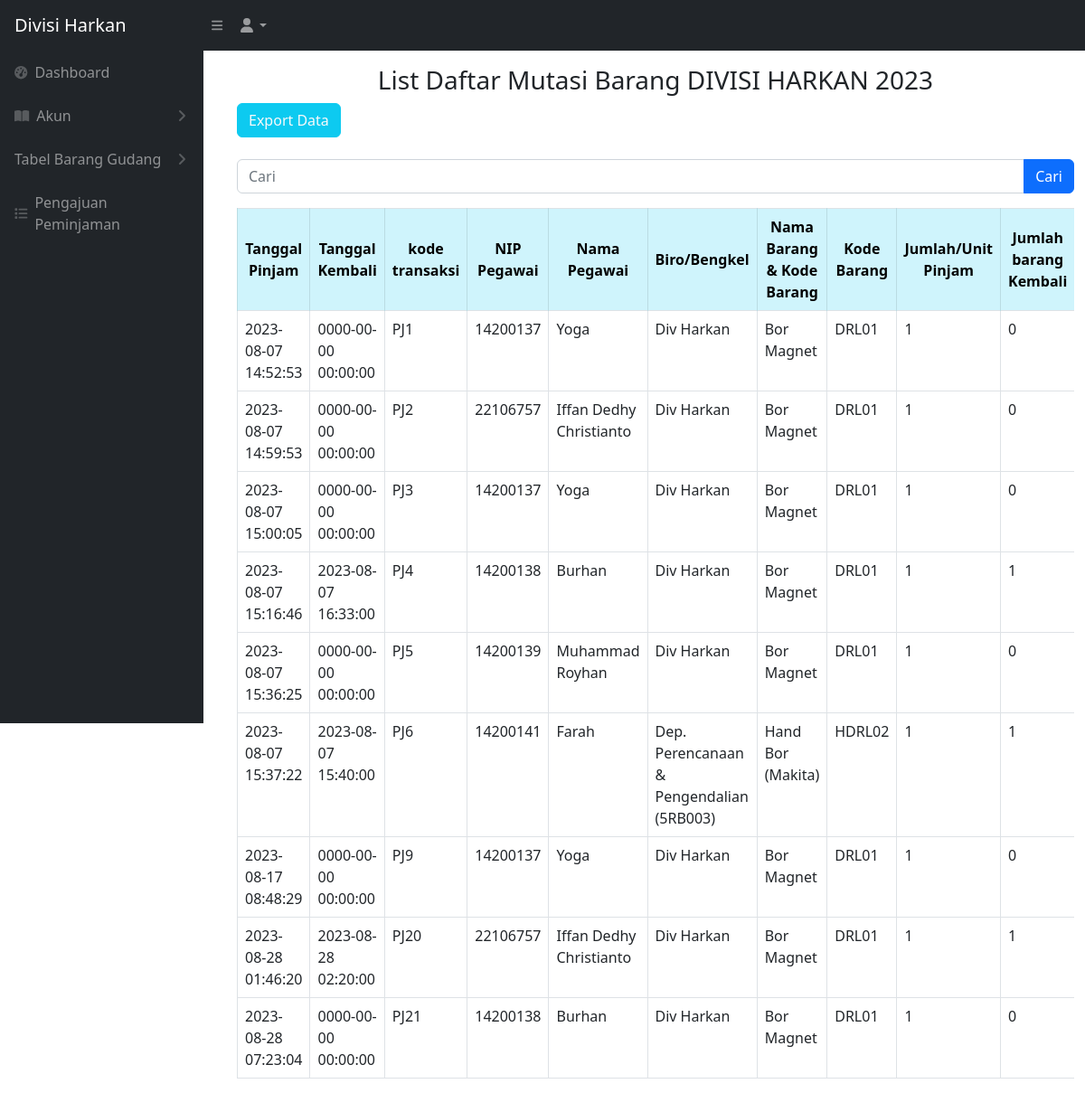
/mutasibarang.php (signed in), run on an earlier commit of the app's database.
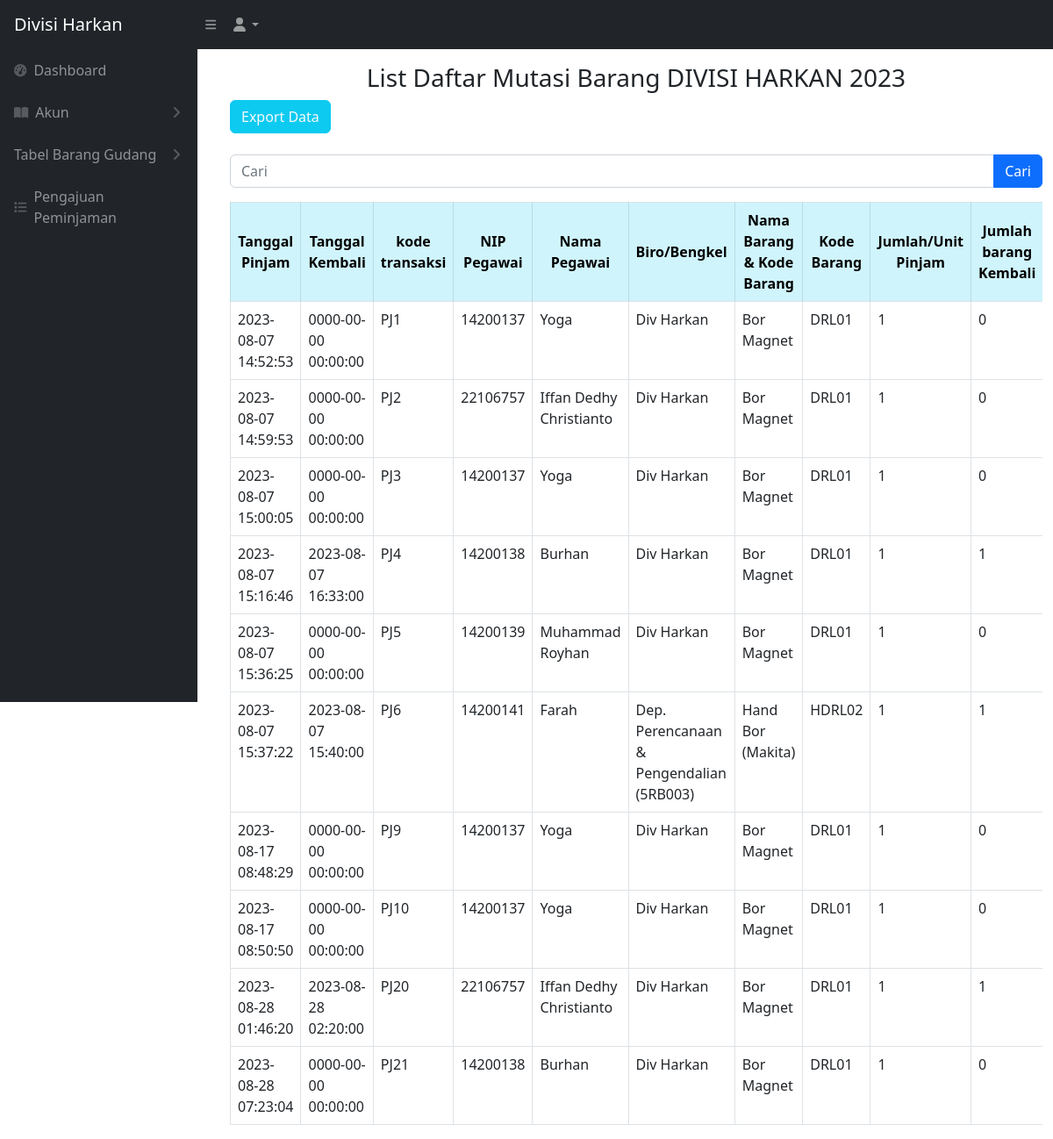
And on a later commit of the database.
### tables this page shows
CREATE TABLE `keluar_masuk_barang` (
  `idtransaksi` int(11) NOT NULL,
  `kodetransaksi` varchar(200) NOT NULL,
  `tanggal` timestamp NOT NULL DEFAULT current_timestamp(),
  `tanggalkembali` timestamp NOT NULL DEFAULT current_timestamp(),
  `nip` varchar(512) NOT NULL,
  `namabarang` varchar(200) NOT NULL,
  `kodebarang` varchar(200) NOT NULL,
  `jumlahpinjam` int(11) NOT NULL,
  `jumlahkembali` int(11) NOT NULL,
  `jumlahrusak` int(11) NOT NULL,
  `lokasi` varchar(500) NOT NULL,
  `lokasi_kembali` varchar(256) NOT NULL,
  `isApproved` int(11) NOT NULL,
  `status` varchar(200) NOT NULL
);

CREATE TABLE `users` (
  `id_user` int(11) NOT NULL,
  `nip_user` varchar(512) NOT NULL,
  `nama_user` varchar(512) NOT NULL,
  `password_user` varchar(512) NOT NULL,
  `divisi_id` int(11) NOT NULL,
  `role_id` int(11) NOT NULL
);

CREATE TABLE `divisi` (
  `iddivisi` int(11) NOT NULL,
  `namadivisi` varchar(200) NOT NULL
);

### mutasibarang.php (the view, shortened to what the changed rows need)
<?php
require 'controller/koneksi.php';
$searchTerm = isset($_GET['cari']) ? $_GET['cari'] : '';
?>
<!DOCTYPE html>
<html lang="en">
<head>
    <link href="css/styles.css" rel="stylesheet" />
</head>
<body>
    <br>
    <br>
    <main id="main-content" class="<?= isset($_GET['sidebarClosed']) ? '' : 'main-with-sidebar' ?>">
        <div class="container -fluid">
            <br>
            <br>
            <div class="card-body">
                <div class="table table-responsive">
                    <table class="table table-bordered" id="dataTable" width="100" cellspacing="0">
                        <thead>
                            <tr>
                                <th class="table-info text-center align-middle">Tanggal Pinjam</th>
                                <th class="table-info text-center align-middle">Tanggal Kembali</th>
                                <th class="table-info text-center align-middle">kode transaksi</th>
                                <th class="table-info text-center align-middle">NIP Pegawai</th>
                                <th class="table-info text-center align-middle">Nama Pegawai</th>
                                <th class="table-info text-center align-middle">Biro/Bengkel</th>
                                <th class="table-info text-center align-middle">Nama Barang & Kode Barang</th>
                                <th class="table-info text-center align-middle">Kode Barang </th>
                                <th class="table-info text-center align-middle">Jumlah/Unit Pinjam</th>
                                <th class="table-info text-center align-middle">Jumlah barang Kembali</th>
                            </tr>
                        </thead>
                        <tbody>
                            <?php
                            if (!empty($searchTerm)) {
                                $searchResults = searchMutasiBarang($conn, $searchTerm);
                                while ($data = mysqli_fetch_array($searchResults)) {
                                    $tanggalpinjam = $data['tanggal'];
                                    $tanggalkembali = $data['tanggalkembali'];
                                    $kodetransaksi = $data['kodetransaksi'];
                                    $nip = $data['nip'];
                                    $namabarang = $data['namabarang'];
                                    $kodebarang = $data['kodebarang'];
                                    $jumlahpinjam = $data['jumlahpinjam'];
                                    $jumlahkembali = $data['jumlahkembali'];
                                    $jumlahrusak = $data['jumlahrusak'];
                                    $lokasi = $data['lokasi'];
                                    $lokasikembali = $data['lokasi_kembali'];
                                    $status = $data['status'];
                                    $tanggalKembaliNull = "0000-00-00 00:00:00";
                                    $query_pegawai = "SELECT users.nama_user
                        FROM users
                        WHERE users.nip_user = '$nip'";
                                    $result_pegawai = mysqli_query($conn, $query_pegawai);
                                    $namapegawai = "-";
                                    if ($result_pegawai) {
                                        $row_pegawai = mysqli_fetch_assoc($result_pegawai);
                                        $namapegawai = $row_pegawai['nama_user'];
                                    }
                                    $query_divisi = "SELECT divisi.namadivisi
                        FROM users
                        INNER JOIN divisi ON users.divisi_id = divisi.iddivisi
                        WHERE users.nip_user = '$nip'";
                                    $result_divisi = mysqli_query($conn, $query_divisi);
                                    $namadivisi = "-";
                                    if ($result_divisi) {
                                        $row_divisi = mysqli_fetch_assoc($result_divisi);
                                        $namadivisi = $row_divisi['namadivisi'];
                                    }
                                    echo '<tr class="centered-cell">';
                                    echo '<td class="centered-cell">' . $tanggalpinjam . '</td>';
                                    echo '<td class="centered-cell">' . $tanggalkembali . '</td>';
                                    echo '<td class="centered-cell">' . $kodetransaksi . '</td>';
                                    echo '<td class="centered-cell">' . $nip . '</td>';
                                    echo '<td class="centered-cell">' . $namapegawai . '</td>';
                                    echo '<td class="centered-cell">' . $namadivisi . '</td>';
                                    echo '<td class="centered-cell">' . $namabarang . '</td>';
                                    echo '<td class="centered-cell">' . $kodebarang . '</td>';
                                    echo '<td class="centered-cell">' . $jumlahpinjam . '</td>';
                                    echo '<td class="centered-cell">' . $jumlahkembali . '</td>';
                                    echo '<td class="centered-cell">' . $jumlahrusak . '</td>';
                                    echo '<td class="centered-cell">' . $lokasi . '</td>';
                                    echo '<td class="centered-cell">' . $lokasikembali . '</td>';
                                    echo '<td class="centered-cell">';
                                    if ($tanggalkembali === $tanggalKembaliNull) {
                                        echo '<span class="badge text-bg-danger">Belum kembali</span>';
                                    } else if ($jumlahrusak > 0) {
                                        echo '<span class="badge text-bg-warning">Barang rusak/kurang lengkap</span>';
                                    } else {
                                        echo '<span class="badge text-bg-success">Sudah kembali</span>';
                                    }
                                    echo '</td>';
                                    echo '</tr>';
                                }
                            } else {
                                $ambilsemuadatastock = mysqli_query($conn, "SELECT * FROM keluar_masuk_barang WHERE isApproved = 1");
                                while ($data = mysqli_fetch_array($ambilsemuadatastock)) {
                                    $tanggalpinjam = $data['tanggal'];
                                    $tanggalkembali = $data['tanggalkembali'];
                                    $kodetransaksi = $data['kodetransaksi'];
                                    $nip = $data['nip'];
                                    $namabarang = $data['namabarang'];
                                    $kodebarang = $data['kodebarang'];
                                    $jumlahpinjam = $data['jumlahpinjam'];
                                    $jumlahkembali = $data['jumlahkembali'];
                                    $query_pegawai = "SELECT users.nama_user
                        FROM users
                        WHERE users.nip_user = '$nip'";
                                    $result_pegawai = mysqli_query($conn, $query_pegawai);
                                    $namapegawai = "-";
                                    if ($result_pegawai) {
                                        $row_pegawai = mysqli_fetch_assoc($result_pegawai);
                                        $namapegawai = $row_pegawai['nama_user'];
                                    }
                                    $query_divisi = "SELECT divisi.namadivisi
                        FROM users
                        INNER JOIN divisi ON users.divisi_id = divisi.iddivisi
                        WHERE users.nip_user = '$nip'";
                                    $result_divisi = mysqli_query($conn, $query_divisi);
                                    $namadivisi = "-";
                                    if ($result_divisi) {
                                        $row_divisi = mysqli_fetch_assoc($result_divisi);
                                        $namadivisi = $row_divisi['namadivisi'];
                                    }
                                    echo '<tr>';
                                    echo '<td>' . $tanggalpinjam . '</td>';
                                    echo '<td>' . $tanggalkembali . '</td>';
                                    echo '<td>' . $kodetransaksi . '</td>';
                                    echo '<td>' . $nip . '</td>';
                                    echo '<td>' . $namapegawai . '</td>';
                                    echo '<td>' . $namadivisi . '</td>';
                                    echo '<td>' . $namabarang . '</td>';
                                    echo '<td>' . $kodebarang . '</td>';
                                    echo '<td>' . $jumlahpinjam . '</td>';
                                    echo '<td>' . $jumlahkembali . '</td>';
                                    echo '</tr>';
                                }
                            }
                            ?>
                        </tbody>
                    </table>
                </div>
            </div>
    </main>
</body>
</html>

What changed in the data, as far as the page shows it:
now on this page (row edited): keluar_masuk_barang: tanggal "2023-08-17 08:50:50", tanggalkembali "0000-00-00 00:00:00", kodetransaksi "PJ10", nip "14200137", users.nama_user "Yoga", divisi.namadivisi "Div Harkan", namabarang "Bor Magnet", kodebarang "DRL01", jumlahpinjam "1", jumlahkembali "0"
